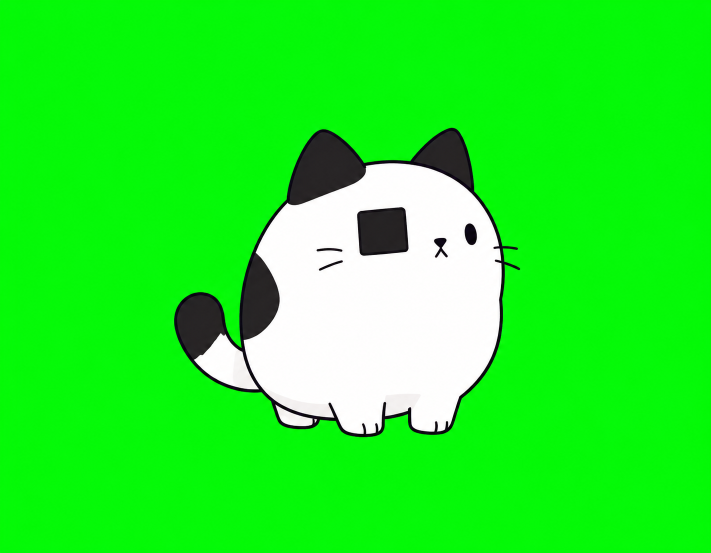
#> input picture design/mascot/v2/sources/copy-canonical-v2.png, 1422 x 1106 px (shown at 1/2 size); the run also reads 1 picture not shown here
$ python rig.py
#> lines starting #> are read from the running program, lines starting #| are printed output that depends on the picture; after the words box and inside, x2 and y2 are one past the last pixel; in counts of white or black regions, pixels touching at a corner belong together
#!/usr/bin/env python3
"""Bake Copy v2 frame sequences from locked generated poses and a small pose rig."""
from __future__ import annotations

import json, math, shutil, subprocess
from pathlib import Path
import numpy as np
from PIL import Image, ImageDraw
from scipy import ndimage

ROOT=Path(__file__).resolve().parents[1]
CELL=320; SCALE=2; FPS=24; GROUND=306
PALETTE=[(17,17,17),(51,51,51),(119,119,119),(190,184,173),(230,225,215),(246,244,238),(255,255,255)]
LENGTHS={'idle':72,'walk':24,'think':48,'success':29,'error':24,'sleep':96,'jump':29}
LOOP={'idle':True,'walk':True,'think':True,'success':False,'error':False,'sleep':True,'jump':False}
ORDER=['tail','body-head','left-ear','right-ear','rear-left-paw','rear-right-paw','front-left-paw','front-right-paw','face']

def key_image(path):
    src=np.asarray(Image.open(path).convert('RGB')).astype(np.float32)
    green=np.maximum(0,src[...,1]-np.maximum(src[...,0],src[...,2]))
    alpha=np.clip(1-green/255,0,1)
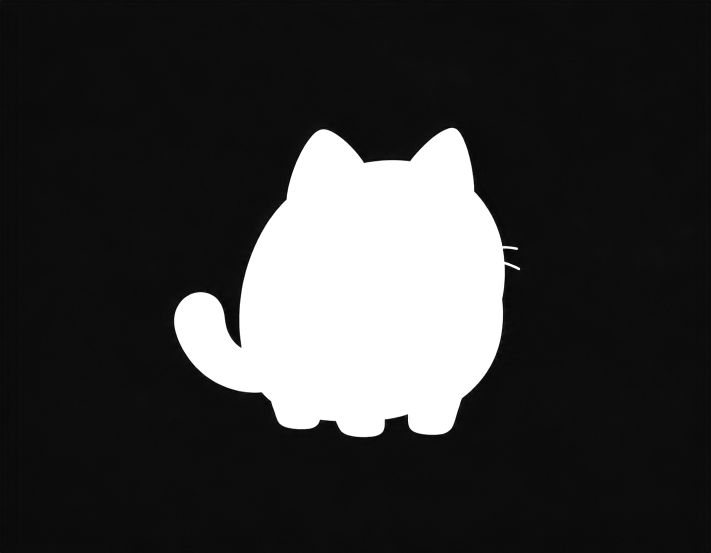
#> alpha: shape (1106, 1422) float32 (shown at 1/2 size); min 0, max 1, mean 0.218
    alpha[green>170]=0
    # Remove green spill from antialiased edge pixels.
    out=src.copy(); nz=alpha>0.015
#> after `nz = alpha > 0.015`: nz: shape (1106, 1422) bool; 17.5% white; 1 white region, box (x1, y1, x2, y2) and area: (348, 255, 1040, 875) 275432
    out[...,1]=np.where(nz,np.minimum(out[...,1],np.maximum(out[...,0],out[...,2])+8),255)
    palette=np.asarray(PALETTE,dtype=np.float32)
    pix=out[nz]
    distance=((pix[:,None,:]-palette[None,:,:])**2).sum(axis=2)
    out[nz]=palette[np.argmin(distance,axis=1)]
    rgba=np.dstack([np.clip(out,0,255).astype(np.uint8),np.round(alpha*255).astype(np.uint8)])
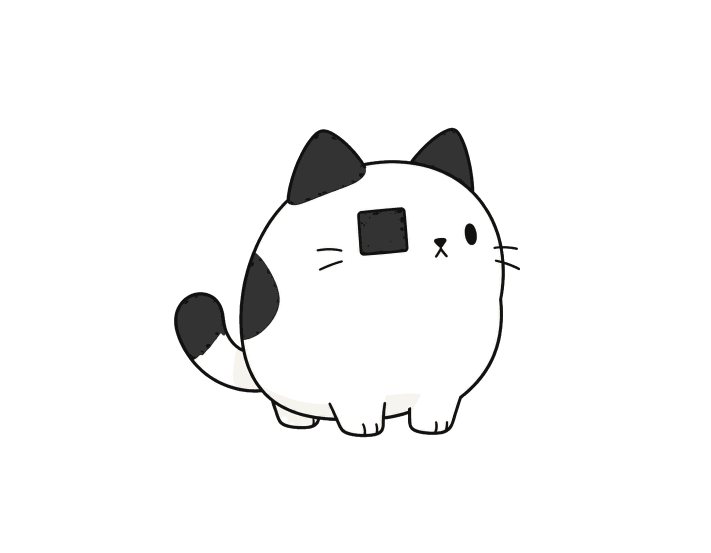
#> rgba: shape (1106, 1422, 4) (shown at 1/2 size); mean R, G, B, A 39.1, 245.7, 41.5, 44.5; transparent parts drawn white
    return Image.fromarray(rgba,'RGBA')

def crop_alpha(im):
    return im.crop(im.getchannel('A').getbbox())

def place_pose(path, height, ybottom=GROUND):
    im=crop_alpha(key_image(path))
    im=im.resize((round(im.width*height/im.height)*SCALE,height*SCALE),Image.Resampling.LANCZOS)
    canvas=Image.new('RGBA',(CELL*SCALE,CELL*SCALE),(0,0,0,0))
    canvas.alpha_composite(im,((canvas.width-im.width)//2,ybottom*SCALE-im.height))
    return canvas

def draw_face(base, expression):
    """Replace only internal facial ink. Eye patch stays locked at generated coordinates."""
    # Draw at 2x canvas coordinates; positions match canonical pose after measured fit.
    # Canonical generated artwork occupies x=27..293,y=40..278 at export scale.
    d=ImageDraw.Draw(base)
    ink=(17,17,17,255); white=(255,255,255,255)
    s=lambda v: round(v*SCALE)
    box=lambda b: tuple(s(v) for v in b)
    # Clean right-side eye, nose and mouth; square page patch stays locked.
    d.ellipse(box((201,176,242,202)),fill=white)
    # Restore two short whiskers on right cheek.
    if expression!='sleep':
        d.line(box((266,189,286,186)),fill=ink,width=2*SCALE); d.line(box((266,197,286,202)),fill=ink,width=2*SCALE)
    if expression=='sleep':
        d.arc(box((215,180,222,187)),190,350,fill=ink,width=2*SCALE)
        d.arc(box((226,179,234,187)),190,350,fill=ink,width=2*SCALE)
        d.line(box((218,194,224,194)),fill=ink,width=2*SCALE)
    elif expression=='happy':
        d.arc(box((215,179,222,186)),190,350,fill=ink,width=2*SCALE)
        d.arc(box((226,178,234,186)),190,350,fill=ink,width=2*SCALE)
        d.arc(box((214,188,229,202)),0,180,fill=ink,width=2*SCALE)
    elif expression=='sad':
        d.ellipse(box((227,180,231,186)),fill=ink)
        d.arc(box((211,193,222,201)),200,340,fill=ink,width=2*SCALE)
    elif expression=='up':
        d.ellipse(box((227,177,231,183)),fill=ink)
        d.line(box((211,197,216,192,222,197)),fill=ink,width=2*SCALE)
    elif expression=='blink':
        d.line(box((226,183,234,183)),fill=ink,width=2*SCALE)
        d.line(box((216,194,222,194)),fill=ink,width=2*SCALE)
    else: # neutral
        d.ellipse(box((227,179,232,188)),fill=ink)
        d.ellipse(box((213,190,219,195)),fill=ink)
        d.line(box((212,193,216,197,220,193)),fill=ink,width=2*SCALE)
    return base

def build_parts():
    parts=ROOT/'parts'; parts.mkdir(exist_ok=True)
    for name,src in [('canonical',ROOT/'sources/copy-canonical-v2.png'),('loaf',ROOT/'sources/copy-loaf-v2.png')]:
        im=key_image(src); im.save(parts/f'{name}-full.png')
        # Exact, non-overlapping region cuts: these are source-registered transparent layers.
        # Body-head is the safe combined layer; auxiliary cuts document articulation pivots.
        bounds=im.getchannel('A').getbbox(); im.crop(bounds).save(parts/f'{name}-body-head.png')
#> after `bounds = im.getchannel('A').getbbox()`: bounds = (348, 255, 1040, 875)
#> after `bounds = im.getchannel('A').getbbox()`:
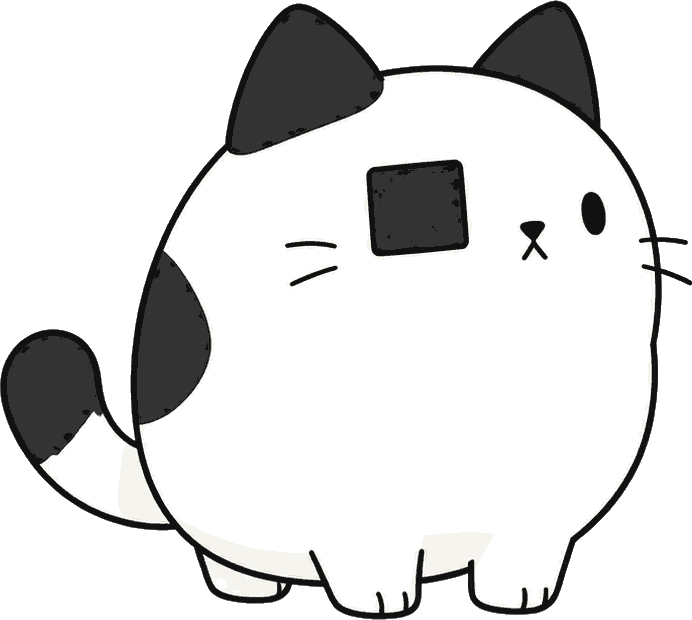
#> saved as canonical-body-head.png: PIL image 692x620 RGBA; mean R, G, B, A 131.5, 221.1, 132.3, 163.2; transparent parts drawn white
        (parts/f'{name}-crop.json').write_text(json.dumps({'bbox':bounds})+'\n')
#> pass 2 of the loop in build_parts, `for name,src in [('canonical',ROOT/'sources/copy-canonical-v2.png'),('..`:
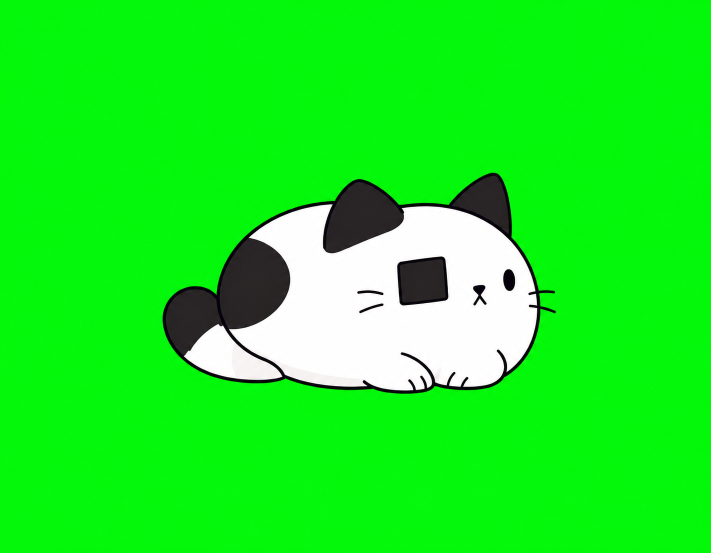
#> input picture design/mascot/v2/sources/copy-loaf-v2.png, 1422 x 1106 px (shown at 1/2 size)
#> in key_image (call 2), `nz = alpha > 0.015`:
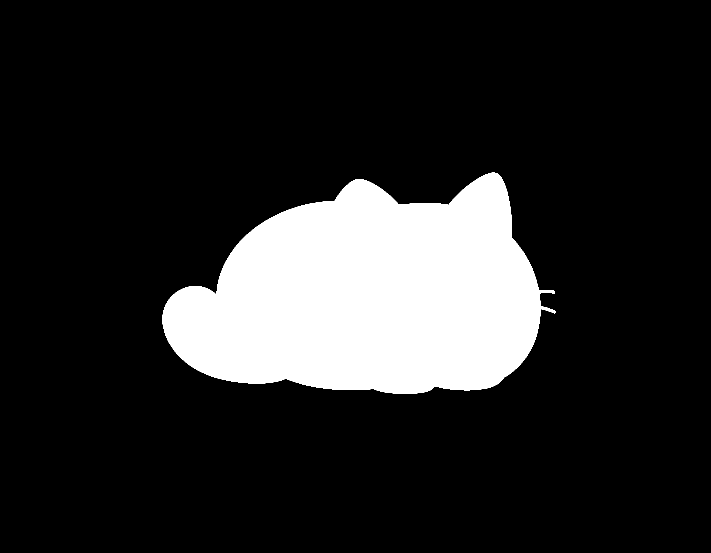
#> nz: shape (1106, 1422) bool (shown at 1/2 size); 15.4% white; 1 white region, box (x1, y1, x2, y2) and area: (325, 345, 1112, 788) 242746
#> bounds = (325, 345, 1112, 788)
#> in build_parts, `bounds = im.getchannel('A').getbbox()`:
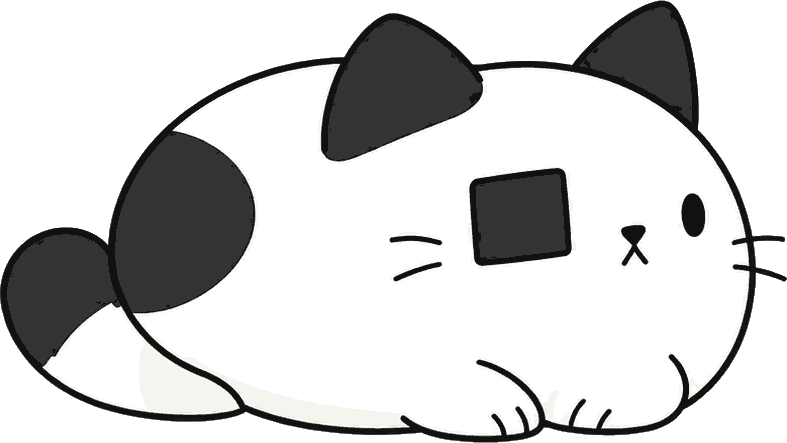
#> saved as loaf-body-head.png: PIL image 787x443 RGBA; mean R, G, B, A 130.1, 206.5, 131.8, 177; transparent parts drawn white
    # Face state overlays are exported at working canvas size for reproducible rig use.
    base=place_pose(ROOT/'sources/copy-canonical-v2.png',180)
#> in place_pose, `canvas=Image.new('RGBA',(CELL*SCALE,CELL*SCALE),(0,0,0,0))`: canvas: PIL image 640x640 RGBA; every value is 0
    for face in ['neutral','blink','happy','sad','sleep','up']:
        f=base.copy()
        if face!='neutral': draw_face(f,face)
        # Registered facial cutout includes page patch, expression marks, and cheek lines only.
        layer=Image.new('RGBA',base.size,(0,0,0,0))
        layer.alpha_composite(f.crop((260,320,620,440)),(260,320))
        layer.resize((CELL,CELL),Image.Resampling.LANCZOS).save(ROOT/f'parts/face-{face}.png')
    # Named part crops remain source-derived. Full composite is body-head because silhouette
    # overlaps are inseparable in canonical art; pivots animate the combined body cleanly.
    src=Image.open(ROOT/'sources/copy-canonical-v2.png').convert('RGBA')
#> src: PIL image 1422x1106 RGBA
    crop=crop_alpha(key_image(ROOT/'sources/copy-canonical-v2.png'))
    w,h=crop.size
#> w = 692; h = 620
    regions={'left-ear':(.30,.00,.58,.28),'right-ear':(.65,.00,.98,.29),'tail':(.00,.52,.30,.90),
      'rear-left-paw':(.28,.82,.48,1.0),'rear-right-paw':(.43,.84,.66,1.0),'front-left-paw':(.49,.83,.70,1.0),'front-right-paw':(.67,.82,.91,1.0)}
    for part,(x0,y0,x1,y1) in regions.items():
        crop.crop((round(x0*w),round(y0*h),round(x1*w),round(y1*h))).save(ROOT/f'parts/{part}.png')
#> this loop made 7 passes
#> pass 1, in build_parts, `crop.crop((round(x0*w),round(y0*h),round(x1*w),round(y1*h))).save(ROOT..`:
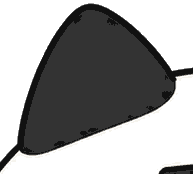
#> saved as left-ear.png: PIL image 193x174 RGBA; mean R, G, B, A 84.9, 156.9, 85.7, 180.8; transparent parts drawn white

def smooth(t): return t*t*(3-2*t)
def ease_out(t): return 1-(1-t)**3
def cyc(i,n): return i/n*math.tau

def params(name,i,n):
    t=i/n
    q={'y':0.,'sx':1.,'sy':1.,'rot':0.,'face':'neutral','tail':0.,'ear':0.,'paw':0.,'head':0.}
    if name=='idle':
        a=cyc(i,n); q.update(sy=1+.012*math.sin(a),sx=1-.006*math.sin(a),y=2*math.sin(a),tail=7*math.sin(a),ear=7*math.exp(-((t-.40)/.035)**2),rot=.5*math.sin(a)+1.2*math.exp(-((t-.40)/.035)**2))
        if .48<t<.58:q['face']='blink'
    elif name=='walk':
        a=cyc(i,n); q.update(y=3*(1+math.cos(2*a)),sx=1+.012*math.sin(2*a),sy=1-.012*math.sin(2*a),head=-2*math.sin(2*a),tail=13*math.sin(a),paw=math.sin(a),rot=1.2*math.sin(a))
    elif name=='think':
        a=cyc(i,n); q.update(head=-4+2*math.sin(a),tail=15*math.sin(2*a),paw=max(0,math.sin(2*a)),face='up',y=1.5*math.sin(2*a),rot=-1.5+1.5*math.sin(a))
    elif name=='sleep':
        a=cyc(i,n); q.update(sx=1+.014*math.sin(a),sy=1-.017*math.sin(a),y=1.5*math.sin(a),ear=9*math.exp(-((t-.67)/.025)**2),face='sleep',rot=.7*math.exp(-((t-.67)/.025)**2))
    elif name=='success':
        if t<.18:q.update(sx=1+.035*smooth(t/.18),sy=1-.07*smooth(t/.18),y=-3*smooth(t/.18))
        elif t<.60:
            u=(t-.18)/.42; q.update(y=-(1-math.cos(math.pi*u))*35,sx=1-.025*math.sin(math.pi*u),sy=1+.075*math.sin(math.pi*u),face='happy',paw=math.sin(math.pi*u))
        elif t<.78:
            u=(t-.60)/.18;q.update(y=-35*(1-smooth(u)),sx=1+.045*(1-u),sy=1-.09*(1-u),face='happy')
        else:
            u=(t-.78)/.22;q.update(sx=1+.045*(1-smooth(u)),sy=1-.045*(1-smooth(u)),face='neutral')
    elif name=='error':
        pulse=math.sin(math.pi*t)**3
        q.update(rot=2*math.sin(10*math.pi*t)*pulse,tail=-15*pulse,ear=-12*pulse,face='sad' if .18<t<.75 else 'neutral',y=-3*pulse)
    elif name=='jump':
        if t<.14:q.update(sx=1+.035*smooth(t/.14),sy=1-.075*smooth(t/.14),y=-2*smooth(t/.14))
        elif t<.82:
            u=(t-.14)/.68; q.update(y=-96*4*u*(1-u),sx=1-.035*math.sin(math.pi*u),sy=1+.07*math.sin(math.pi*u),face='happy',paw=math.sin(math.pi*u))
        elif t<.9:
            u=(t-.82)/.08;q.update(sx=1+.09*(1-u),sy=1-.13*(1-u),y=-7*(1-u),face='happy')
        else:
            u=(t-.9)/.1;q.update(sx=1+.09*(1-smooth(u)),sy=1-.09*(1-smooth(u)),face='neutral')
    if name in ('success','error','jump') and i==n-1:
        return {'y':0.,'sx':1.,'sy':1.,'rot':0.,'face':'neutral','tail':0.,'ear':0.,'paw':0.,'head':0.}
    return q

def render(name,i,n,canonical,loaf):
    p=params(name,i,n)
    source=loaf if name=='sleep' else canonical
    pose=source.copy()
    if p['face']!='neutral' and name!='sleep': pose=draw_face(pose,p['face'])
    # Root scale/rotation around ground-center pivot, keeping full transparent canvas.
    pivot=(CELL*SCALE//2,GROUND*SCALE)
    sx,sy=p['sx'],p['sy']
    pose=pose.transform(pose.size,Image.Transform.AFFINE,
       (1/sx,0,pivot[0]-pivot[0]/sx,0,1/sy,pivot[1]-pivot[1]/sy),Image.Resampling.BICUBIC)
    pose=pose.rotate(p['rot'],resample=Image.Resampling.BICUBIC,center=pivot)
    if p['y']:
        pose=pose.transform(pose.size,Image.Transform.AFFINE,(1,0,0,0,1,-p['y']*SCALE),Image.Resampling.BICUBIC)
    out=pose
    return out.resize((CELL,CELL),Image.Resampling.LANCZOS),p

def main():
    for d in [ROOT/'frames',ROOT/'sprites']:
        d.mkdir(exist_ok=True)
    build_parts()
    canonical=place_pose(ROOT/'sources/copy-canonical-v2.png',180)
    loaf=place_pose(ROOT/'sources/copy-loaf-v2.png',145)
#> call 3 of place_pose, with height = 145, ybottom = 306
#> in place_pose (call 3), `im=im.resize((round(im.width*height/im.height)*SCALE,height*SCALE),Ima..`:
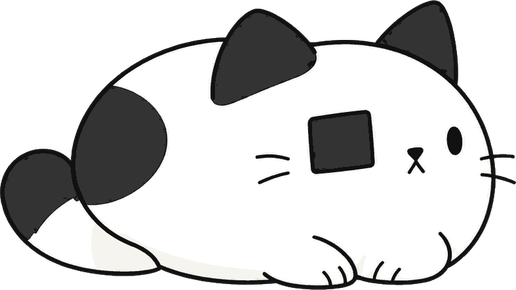
#> im: PIL image 516x290 RGBA; mean R, G, B, A 129.1, 129, 128.8, 177; transparent parts drawn white
    manifest={}; all_keys={}
    for name,n in LENGTHS.items():
        outdir=ROOT/'frames'/name
        if outdir.exists():shutil.rmtree(outdir)
        outdir.mkdir(parents=True)
        frames=[];keys=[]
        for i in range(n):
            fr,p=render(name,i,n,canonical,loaf)
            fr.save(outdir/f'{i+1:03d}.png');frames.append(fr);keys.append(p)
        cols=min(n,50); rows=math.ceil(n/cols)
        strip=Image.new('RGBA',(cols*CELL,rows*CELL),(0,0,0,0))
        for i,fr in enumerate(frames):strip.alpha_composite(fr,((i%cols)*CELL,(i//cols)*CELL))
        strip.save(ROOT/'sprites'/f'{name}.png',optimize=True)
        webp=ROOT/'sprites'/f'{name}.webp'
        # WebP stores duration in milliseconds: 42, 42, 41 repeats to exactly 24 fps on average.
        durations=[(42,42,41)[i%3] for i in range(len(frames))]
        frames[0].save(webp,format='WEBP',save_all=True,append_images=frames[1:],duration=durations,loop=0 if LOOP[name] else 1,lossless=True,method=6)
        subprocess.run(['ffmpeg','-hide_banner','-loglevel','error','-i',str(webp),'-f','null','-'],check=True)
        manifest[name]={'frames':n,'fps':FPS,'cellWidth':CELL,'cellHeight':CELL,'columns':cols,'loop':LOOP[name]}
        all_keys[name]=keys
#> this loop made 1 pass
#> (cols, rows) on pass 1: (50, 2)
#> pass 1, in main, `fr.save(outdir/f'{i+1:03d}.png');frames.append(fr);keys.append(p)`:
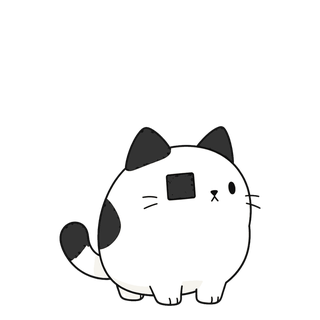
#> saved as 001.png: PIL image 320x320 RGBA; mean R, G, B, A 45.9, 45.9, 45.8, 57.7; transparent parts drawn white
#> after the loop:
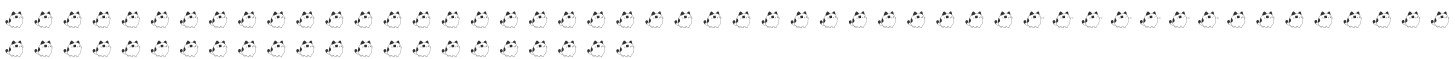
#> strip: PIL image 16000x640 RGBA (shown at 1/11 size); mean R, G, B, A 33, 33, 32.9, 41.4; transparent parts drawn white
#> after the loop, all_keys = 0 items; manifest = 0 items
    (ROOT/'sprites/manifest.json').write_text(json.dumps(manifest,indent=2)+'\n')
    rig={'fps':FPS,'canvas':[CELL,CELL],'scale':2,'groundY':GROUND,'pivots':{'body':[160,230],'head':[221,107],'leftEar':[106,49],'rightEar':[217,48],'tailBase':[47,198],'rearLeftPaw':[120,266],'rearRightPaw':[159,269],'frontLeftPaw':[203,268],'frontRightPaw':[237,269]},'drawOrder':ORDER,'keyframes':all_keys,'poses':{'canonical':'parts/canonical-body-head.png','sleep':'parts/loaf-body-head.png'},'note':'Canonical body and head stay combined for clean silhouette; auxiliary part crops preserve exact source registration.'}
    (ROOT/'rig').mkdir(exist_ok=True)
    (ROOT/'rig/rig.json').write_text(json.dumps(rig,indent=2)+'\n')
    print('Baked:',', '.join(f'{k}={v["frames"]}' for k,v in manifest.items()))
if __name__=='__main__': main()
#> (the call stopped at in main, `subprocess.run(['ffmpeg','-hide_banner','-loglevel','error','-i',str(w..`: subprocess is not available in this run)
